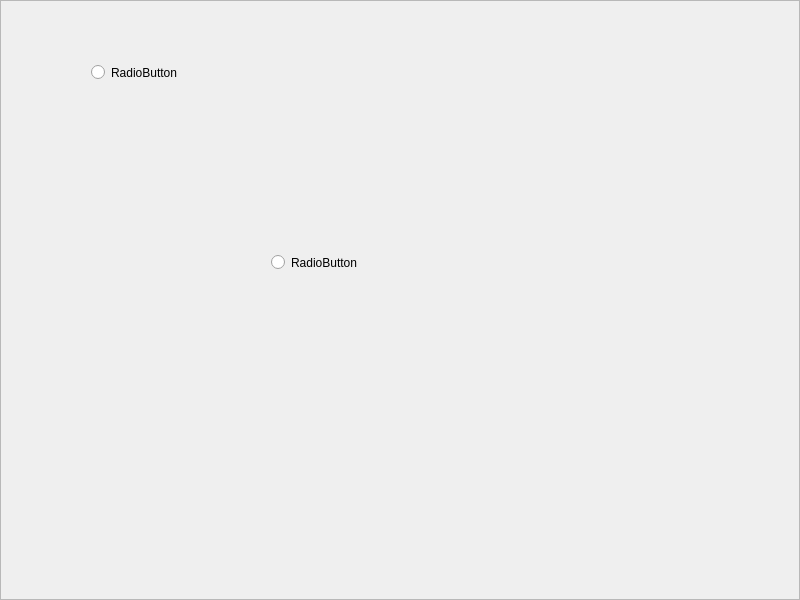
<?xml version="1.0" encoding="UTF-8"?>
<ui version="4.0">
 <class>ScrollViewer</class>
 <widget class="QWidget" name="ScrollViewer">
  <property name="geometry">
   <rect>
    <x>0</x>
    <y>0</y>
    <width>800</width>
    <height>600</height>
   </rect>
  </property>
  <property name="windowTitle">
   <string>Form</string>
  </property>
  <widget class="QScrollArea" name="scrollArea">
   <property name="geometry">
    <rect>
     <x>0</x>
     <y>0</y>
     <width>800</width>
     <height>600</height>
    </rect>
   </property>
   <property name="widgetResizable">
    <bool>true</bool>
   </property>
   <widget class="QWidget" name="scrollAreaWidgetContents">
    <property name="geometry">
     <rect>
      <x>0</x>
      <y>0</y>
      <width>798</width>
      <height>598</height>
     </rect>
    </property>
    <widget class="QWidget" name="widget" native="true">
     <property name="geometry">
      <rect>
       <x>0</x>
       <y>0</y>
       <width>800</width>
       <height>1200</height>
      </rect>
     </property>
     <widget class="QRadioButton" name="radioButton">
      <property name="geometry">
       <rect>
        <x>90</x>
        <y>60</y>
        <width>112</width>
        <height>23</height>
       </rect>
      </property>
      <property name="text">
       <string>RadioButton</string>
      </property>
     </widget>
     <widget class="QRadioButton" name="radioButton_2">
      <property name="geometry">
       <rect>
        <x>270</x>
        <y>250</y>
        <width>112</width>
        <height>23</height>
       </rect>
      </property>
      <property name="text">
       <string>RadioButton</string>
      </property>
     </widget>
    </widget>
   </widget>
  </widget>
 </widget>
 <resources/>
 <connections/>
</ui>
